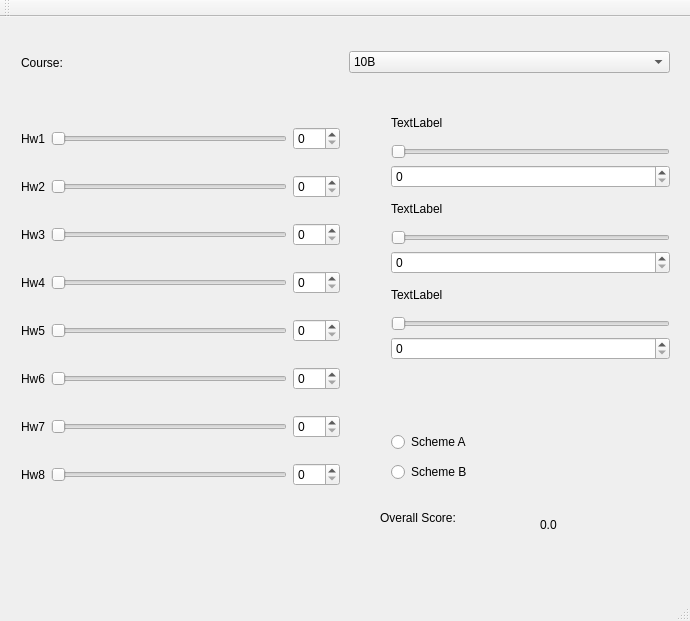
<?xml version="1.0" encoding="UTF-8"?>
<ui version="4.0">
 <class>grade_calculator</class>
 <widget class="QMainWindow" name="grade_calculator">
  <property name="geometry">
   <rect>
    <x>0</x>
    <y>0</y>
    <width>690</width>
    <height>621</height>
   </rect>
  </property>
  <property name="windowTitle">
   <string>grade_calculator</string>
  </property>
  <widget class="QWidget" name="centralWidget">
   <widget class="QWidget" name="layoutWidget_2">
    <property name="geometry">
     <rect>
      <x>10</x>
      <y>10</y>
      <width>671</width>
      <height>71</height>
     </rect>
    </property>
    <layout class="QHBoxLayout" name="horizontalLayout_2">
     <item>
      <widget class="QLabel" name="label_3">
       <property name="text">
        <string>Course: </string>
       </property>
      </widget>
     </item>
     <item>
      <widget class="QComboBox" name="comboBox">
       <property name="sizePolicy">
        <sizepolicy hsizetype="Preferred" vsizetype="Fixed">
         <horstretch>0</horstretch>
         <verstretch>0</verstretch>
        </sizepolicy>
       </property>
       <item>
        <property name="text">
         <string>10B</string>
        </property>
       </item>
       <item>
        <property name="text">
         <string>10C</string>
        </property>
       </item>
      </widget>
     </item>
    </layout>
   </widget>
   <widget class="QWidget" name="">
    <property name="geometry">
     <rect>
      <x>10</x>
      <y>80</y>
      <width>341</width>
      <height>421</height>
     </rect>
    </property>
    <layout class="QVBoxLayout" name="verticalLayout">
     <item>
      <layout class="QHBoxLayout" name="horizontalLayout">
       <item>
        <widget class="QLabel" name="label_2">
         <property name="text">
          <string>Hw1</string>
         </property>
        </widget>
       </item>
       <item>
        <widget class="QSlider" name="horizontalSlider_2">
         <property name="maximum">
          <number>100</number>
         </property>
         <property name="orientation">
          <enum>Qt::Horizontal</enum>
         </property>
        </widget>
       </item>
       <item>
        <widget class="QSpinBox" name="hw1">
         <property name="maximum">
          <number>100</number>
         </property>
        </widget>
       </item>
      </layout>
     </item>
     <item>
      <layout class="QHBoxLayout" name="horizontalLayout_10">
       <item>
        <widget class="QLabel" name="label_11">
         <property name="text">
          <string>Hw2</string>
         </property>
        </widget>
       </item>
       <item>
        <widget class="QSlider" name="horizontalSlider_9">
         <property name="maximum">
          <number>100</number>
         </property>
         <property name="orientation">
          <enum>Qt::Horizontal</enum>
         </property>
        </widget>
       </item>
       <item>
        <widget class="QSpinBox" name="hw2">
         <property name="maximum">
          <number>100</number>
         </property>
        </widget>
       </item>
      </layout>
     </item>
     <item>
      <layout class="QHBoxLayout" name="horizontalLayout_8">
       <item>
        <widget class="QLabel" name="label_9">
         <property name="text">
          <string>Hw3</string>
         </property>
        </widget>
       </item>
       <item>
        <widget class="QSlider" name="horizontalSlider_8">
         <property name="maximum">
          <number>100</number>
         </property>
         <property name="orientation">
          <enum>Qt::Horizontal</enum>
         </property>
        </widget>
       </item>
       <item>
        <widget class="QSpinBox" name="hw3">
         <property name="maximum">
          <number>100</number>
         </property>
        </widget>
       </item>
      </layout>
     </item>
     <item>
      <layout class="QHBoxLayout" name="horizontalLayout_7">
       <item>
        <widget class="QLabel" name="label_8">
         <property name="text">
          <string>Hw4</string>
         </property>
        </widget>
       </item>
       <item>
        <widget class="QSlider" name="horizontalSlider_7">
         <property name="maximum">
          <number>100</number>
         </property>
         <property name="orientation">
          <enum>Qt::Horizontal</enum>
         </property>
        </widget>
       </item>
       <item alignment="Qt::AlignLeft">
        <widget class="QSpinBox" name="hw4">
         <property name="maximum">
          <number>100</number>
         </property>
        </widget>
       </item>
      </layout>
     </item>
     <item>
      <layout class="QHBoxLayout" name="horizontalLayout_6">
       <item>
        <widget class="QLabel" name="label_7">
         <property name="text">
          <string>Hw5</string>
         </property>
        </widget>
       </item>
       <item>
        <widget class="QSlider" name="horizontalSlider_6">
         <property name="maximum">
          <number>100</number>
         </property>
         <property name="orientation">
          <enum>Qt::Horizontal</enum>
         </property>
        </widget>
       </item>
       <item>
        <widget class="QSpinBox" name="hw5">
         <property name="maximum">
          <number>100</number>
         </property>
        </widget>
       </item>
      </layout>
     </item>
     <item>
      <layout class="QHBoxLayout" name="horizontalLayout_5">
       <item>
        <widget class="QLabel" name="label_6">
         <property name="text">
          <string>Hw6</string>
         </property>
        </widget>
       </item>
       <item>
        <widget class="QSlider" name="horizontalSlider_5">
         <property name="maximum">
          <number>100</number>
         </property>
         <property name="orientation">
          <enum>Qt::Horizontal</enum>
         </property>
        </widget>
       </item>
       <item>
        <widget class="QSpinBox" name="hw6">
         <property name="maximum">
          <number>100</number>
         </property>
        </widget>
       </item>
      </layout>
     </item>
     <item>
      <layout class="QHBoxLayout" name="horizontalLayout_4">
       <item>
        <widget class="QLabel" name="label_5">
         <property name="text">
          <string>Hw7</string>
         </property>
        </widget>
       </item>
       <item>
        <widget class="QSlider" name="horizontalSlider_4">
         <property name="maximum">
          <number>100</number>
         </property>
         <property name="orientation">
          <enum>Qt::Horizontal</enum>
         </property>
        </widget>
       </item>
       <item>
        <widget class="QSpinBox" name="hw7">
         <property name="maximum">
          <number>100</number>
         </property>
        </widget>
       </item>
      </layout>
     </item>
     <item>
      <layout class="QHBoxLayout" name="horizontalLayout_3">
       <item>
        <widget class="QLabel" name="label_4">
         <property name="text">
          <string>Hw8</string>
         </property>
        </widget>
       </item>
       <item>
        <widget class="QSlider" name="horizontalSlider_3">
         <property name="maximum">
          <number>100</number>
         </property>
         <property name="orientation">
          <enum>Qt::Horizontal</enum>
         </property>
        </widget>
       </item>
       <item>
        <widget class="QSpinBox" name="hw8">
         <property name="maximum">
          <number>100</number>
         </property>
        </widget>
       </item>
      </layout>
     </item>
    </layout>
   </widget>
   <widget class="QLabel" name="label_14">
    <property name="geometry">
     <rect>
      <x>380</x>
      <y>460</y>
      <width>121</width>
      <height>81</height>
     </rect>
    </property>
    <property name="text">
     <string>Overall Score:</string>
    </property>
   </widget>
   <widget class="QLabel" name="score">
    <property name="geometry">
     <rect>
      <x>540</x>
      <y>500</y>
      <width>60</width>
      <height>16</height>
     </rect>
    </property>
    <property name="text">
     <string>0.0</string>
    </property>
   </widget>
   <widget class="QWidget" name="">
    <property name="geometry">
     <rect>
      <x>380</x>
      <y>400</y>
      <width>221</width>
      <height>81</height>
     </rect>
    </property>
    <layout class="QVBoxLayout" name="verticalLayout_9">
     <item>
      <widget class="QRadioButton" name="radioButton">
       <property name="text">
        <string>Scheme A</string>
       </property>
      </widget>
     </item>
     <item>
      <widget class="QRadioButton" name="radioButton_2">
       <property name="text">
        <string>Scheme B</string>
       </property>
      </widget>
     </item>
    </layout>
   </widget>
   <widget class="QWidget" name="">
    <property name="geometry">
     <rect>
      <x>380</x>
      <y>80</y>
      <width>301</width>
      <height>274</height>
     </rect>
    </property>
    <layout class="QVBoxLayout" name="verticalLayout_8">
     <item>
      <layout class="QVBoxLayout" name="verticalLayout_5">
       <item>
        <widget class="QLabel" name="label">
         <property name="text">
          <string>TextLabel</string>
         </property>
        </widget>
       </item>
       <item>
        <widget class="QSlider" name="horizontalSlider">
         <property name="maximum">
          <number>100</number>
         </property>
         <property name="orientation">
          <enum>Qt::Horizontal</enum>
         </property>
        </widget>
       </item>
       <item>
        <widget class="QSpinBox" name="mt1">
         <property name="maximum">
          <number>100</number>
         </property>
        </widget>
       </item>
      </layout>
     </item>
     <item>
      <layout class="QVBoxLayout" name="verticalLayout_7">
       <item>
        <widget class="QLabel" name="label_13">
         <property name="text">
          <string>TextLabel</string>
         </property>
        </widget>
       </item>
       <item>
        <widget class="QSlider" name="horizontalSlider_12">
         <property name="maximum">
          <number>100</number>
         </property>
         <property name="orientation">
          <enum>Qt::Horizontal</enum>
         </property>
        </widget>
       </item>
       <item>
        <widget class="QSpinBox" name="mt2">
         <property name="maximum">
          <number>100</number>
         </property>
        </widget>
       </item>
      </layout>
     </item>
     <item>
      <layout class="QVBoxLayout" name="verticalLayout_6">
       <item>
        <widget class="QLabel" name="label_12">
         <property name="text">
          <string>TextLabel</string>
         </property>
        </widget>
       </item>
       <item>
        <widget class="QSlider" name="horizontalSlider_11">
         <property name="maximum">
          <number>100</number>
         </property>
         <property name="singleStep">
          <number>1</number>
         </property>
         <property name="orientation">
          <enum>Qt::Horizontal</enum>
         </property>
        </widget>
       </item>
       <item>
        <widget class="QSpinBox" name="fn">
         <property name="maximum">
          <number>100</number>
         </property>
        </widget>
       </item>
      </layout>
     </item>
    </layout>
   </widget>
   <zorder>layoutWidget</zorder>
   <zorder>layoutWidget_2</zorder>
   <zorder>layoutWidget_3</zorder>
   <zorder>layoutWidget_4</zorder>
   <zorder>layoutWidget_5</zorder>
   <zorder>layoutWidget_6</zorder>
   <zorder>layoutWidget_7</zorder>
   <zorder>layoutWidget_8</zorder>
   <zorder>layoutWidget_9</zorder>
   <zorder>horizontalSlider_4</zorder>
   <zorder>label</zorder>
   <zorder>horizontalSlider</zorder>
   <zorder>doubleSpinBox</zorder>
   <zorder>layoutWidget_10</zorder>
   <zorder>layoutWidget_11</zorder>
   <zorder>horizontalSlider_11</zorder>
   <zorder>horizontalSlider_11</zorder>
   <zorder>radioButton</zorder>
   <zorder>radioButton_2</zorder>
   <zorder></zorder>
   <zorder>horizontalSlider</zorder>
   <zorder>label</zorder>
   <zorder>mt1</zorder>
   <zorder>layoutWidget_10</zorder>
   <zorder>layoutWidget_11</zorder>
   <zorder>label_14</zorder>
   <zorder>score</zorder>
  </widget>
  <widget class="QMenuBar" name="menuBar">
   <property name="geometry">
    <rect>
     <x>0</x>
     <y>0</y>
     <width>690</width>
     <height>22</height>
    </rect>
   </property>
  </widget>
  <widget class="QToolBar" name="mainToolBar">
   <attribute name="toolBarArea">
    <enum>TopToolBarArea</enum>
   </attribute>
   <attribute name="toolBarBreak">
    <bool>false</bool>
   </attribute>
  </widget>
  <widget class="QStatusBar" name="statusBar"/>
 </widget>
 <layoutdefault spacing="6" margin="11"/>
 <resources/>
 <connections>
  <connection>
   <sender>horizontalSlider_2</sender>
   <signal>valueChanged(int)</signal>
   <receiver>hw1</receiver>
   <slot>setValue(int)</slot>
   <hints>
    <hint type="sourcelabel">
     <x>233</x>
     <y>130</y>
    </hint>
    <hint type="destinationlabel">
     <x>326</x>
     <y>139</y>
    </hint>
   </hints>
  </connection>
  <connection>
   <sender>hw1</sender>
   <signal>valueChanged(int)</signal>
   <receiver>horizontalSlider_2</receiver>
   <slot>setValue(int)</slot>
   <hints>
    <hint type="sourcelabel">
     <x>318</x>
     <y>133</y>
    </hint>
    <hint type="destinationlabel">
     <x>255</x>
     <y>130</y>
    </hint>
   </hints>
  </connection>
  <connection>
   <sender>horizontalSlider_9</sender>
   <signal>valueChanged(int)</signal>
   <receiver>hw2</receiver>
   <slot>setValue(int)</slot>
   <hints>
    <hint type="sourcelabel">
     <x>248</x>
     <y>195</y>
    </hint>
    <hint type="destinationlabel">
     <x>314</x>
     <y>198</y>
    </hint>
   </hints>
  </connection>
  <connection>
   <sender>hw2</sender>
   <signal>valueChanged(int)</signal>
   <receiver>horizontalSlider_9</receiver>
   <slot>setValue(int)</slot>
   <hints>
    <hint type="sourcelabel">
     <x>324</x>
     <y>186</y>
    </hint>
    <hint type="destinationlabel">
     <x>258</x>
     <y>181</y>
    </hint>
   </hints>
  </connection>
  <connection>
   <sender>horizontalSlider_8</sender>
   <signal>valueChanged(int)</signal>
   <receiver>hw3</receiver>
   <slot>setValue(int)</slot>
   <hints>
    <hint type="sourcelabel">
     <x>250</x>
     <y>246</y>
    </hint>
    <hint type="destinationlabel">
     <x>315</x>
     <y>244</y>
    </hint>
   </hints>
  </connection>
  <connection>
   <sender>hw3</sender>
   <signal>valueChanged(int)</signal>
   <receiver>horizontalSlider_8</receiver>
   <slot>setValue(int)</slot>
   <hints>
    <hint type="sourcelabel">
     <x>327</x>
     <y>241</y>
    </hint>
    <hint type="destinationlabel">
     <x>256</x>
     <y>237</y>
    </hint>
   </hints>
  </connection>
  <connection>
   <sender>horizontalSlider_7</sender>
   <signal>valueChanged(int)</signal>
   <receiver>hw4</receiver>
   <slot>setValue(int)</slot>
   <hints>
    <hint type="sourcelabel">
     <x>220</x>
     <y>301</y>
    </hint>
    <hint type="destinationlabel">
     <x>324</x>
     <y>299</y>
    </hint>
   </hints>
  </connection>
  <connection>
   <sender>hw4</sender>
   <signal>valueChanged(int)</signal>
   <receiver>horizontalSlider_7</receiver>
   <slot>setValue(int)</slot>
   <hints>
    <hint type="sourcelabel">
     <x>328</x>
     <y>298</y>
    </hint>
    <hint type="destinationlabel">
     <x>258</x>
     <y>306</y>
    </hint>
   </hints>
  </connection>
  <connection>
   <sender>horizontalSlider_6</sender>
   <signal>valueChanged(int)</signal>
   <receiver>hw5</receiver>
   <slot>setValue(int)</slot>
   <hints>
    <hint type="sourcelabel">
     <x>262</x>
     <y>352</y>
    </hint>
    <hint type="destinationlabel">
     <x>326</x>
     <y>358</y>
    </hint>
   </hints>
  </connection>
  <connection>
   <sender>hw5</sender>
   <signal>valueChanged(int)</signal>
   <receiver>horizontalSlider_6</receiver>
   <slot>setValue(int)</slot>
   <hints>
    <hint type="sourcelabel">
     <x>329</x>
     <y>344</y>
    </hint>
    <hint type="destinationlabel">
     <x>265</x>
     <y>351</y>
    </hint>
   </hints>
  </connection>
  <connection>
   <sender>horizontalSlider_5</sender>
   <signal>valueChanged(int)</signal>
   <receiver>hw6</receiver>
   <slot>setValue(int)</slot>
   <hints>
    <hint type="sourcelabel">
     <x>241</x>
     <y>412</y>
    </hint>
    <hint type="destinationlabel">
     <x>313</x>
     <y>409</y>
    </hint>
   </hints>
  </connection>
  <connection>
   <sender>hw6</sender>
   <signal>valueChanged(int)</signal>
   <receiver>horizontalSlider_5</receiver>
   <slot>setValue(int)</slot>
   <hints>
    <hint type="sourcelabel">
     <x>323</x>
     <y>406</y>
    </hint>
    <hint type="destinationlabel">
     <x>267</x>
     <y>405</y>
    </hint>
   </hints>
  </connection>
  <connection>
   <sender>horizontalSlider_4</sender>
   <signal>valueChanged(int)</signal>
   <receiver>hw7</receiver>
   <slot>setValue(int)</slot>
   <hints>
    <hint type="sourcelabel">
     <x>208</x>
     <y>459</y>
    </hint>
    <hint type="destinationlabel">
     <x>331</x>
     <y>470</y>
    </hint>
   </hints>
  </connection>
  <connection>
   <sender>hw7</sender>
   <signal>valueChanged(int)</signal>
   <receiver>horizontalSlider_4</receiver>
   <slot>setValue(int)</slot>
   <hints>
    <hint type="sourcelabel">
     <x>319</x>
     <y>453</y>
    </hint>
    <hint type="destinationlabel">
     <x>268</x>
     <y>452</y>
    </hint>
   </hints>
  </connection>
  <connection>
   <sender>horizontalSlider_3</sender>
   <signal>valueChanged(int)</signal>
   <receiver>hw8</receiver>
   <slot>setValue(int)</slot>
   <hints>
    <hint type="sourcelabel">
     <x>243</x>
     <y>508</y>
    </hint>
    <hint type="destinationlabel">
     <x>326</x>
     <y>516</y>
    </hint>
   </hints>
  </connection>
  <connection>
   <sender>hw8</sender>
   <signal>valueChanged(int)</signal>
   <receiver>horizontalSlider_3</receiver>
   <slot>setValue(int)</slot>
   <hints>
    <hint type="sourcelabel">
     <x>327</x>
     <y>508</y>
    </hint>
    <hint type="destinationlabel">
     <x>266</x>
     <y>508</y>
    </hint>
   </hints>
  </connection>
  <connection>
   <sender>horizontalSlider</sender>
   <signal>valueChanged(int)</signal>
   <receiver>mt1</receiver>
   <slot>setValue(int)</slot>
   <hints>
    <hint type="sourcelabel">
     <x>509</x>
     <y>146</y>
    </hint>
    <hint type="destinationlabel">
     <x>520</x>
     <y>184</y>
    </hint>
   </hints>
  </connection>
  <connection>
   <sender>mt1</sender>
   <signal>valueChanged(int)</signal>
   <receiver>horizontalSlider</receiver>
   <slot>setValue(int)</slot>
   <hints>
    <hint type="sourcelabel">
     <x>606</x>
     <y>182</y>
    </hint>
    <hint type="destinationlabel">
     <x>613</x>
     <y>150</y>
    </hint>
   </hints>
  </connection>
  <connection>
   <sender>horizontalSlider_12</sender>
   <signal>valueChanged(int)</signal>
   <receiver>mt2</receiver>
   <slot>setValue(int)</slot>
   <hints>
    <hint type="sourcelabel">
     <x>435</x>
     <y>246</y>
    </hint>
    <hint type="destinationlabel">
     <x>443</x>
     <y>285</y>
    </hint>
   </hints>
  </connection>
  <connection>
   <sender>mt2</sender>
   <signal>valueChanged(int)</signal>
   <receiver>horizontalSlider_12</receiver>
   <slot>setValue(int)</slot>
   <hints>
    <hint type="sourcelabel">
     <x>575</x>
     <y>281</y>
    </hint>
    <hint type="destinationlabel">
     <x>574</x>
     <y>249</y>
    </hint>
   </hints>
  </connection>
  <connection>
   <sender>horizontalSlider_11</sender>
   <signal>valueChanged(int)</signal>
   <receiver>fn</receiver>
   <slot>setValue(int)</slot>
   <hints>
    <hint type="sourcelabel">
     <x>530</x>
     <y>344</y>
    </hint>
    <hint type="destinationlabel">
     <x>531</x>
     <y>384</y>
    </hint>
   </hints>
  </connection>
  <connection>
   <sender>fn</sender>
   <signal>valueChanged(int)</signal>
   <receiver>horizontalSlider_11</receiver>
   <slot>setValue(int)</slot>
   <hints>
    <hint type="sourcelabel">
     <x>473</x>
     <y>376</y>
    </hint>
    <hint type="destinationlabel">
     <x>488</x>
     <y>340</y>
    </hint>
   </hints>
  </connection>
 </connections>
</ui>
